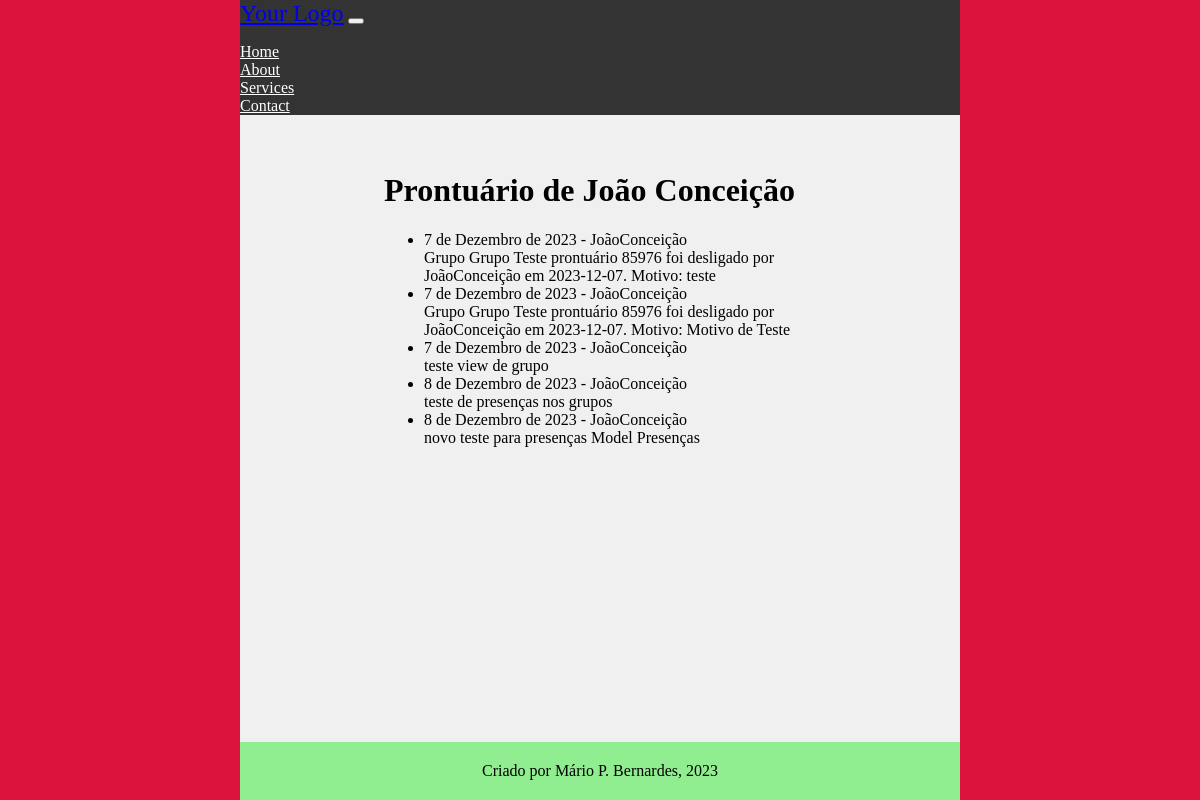
Page /main/prontuario/6549849/ (signed in) on the earlier database version.
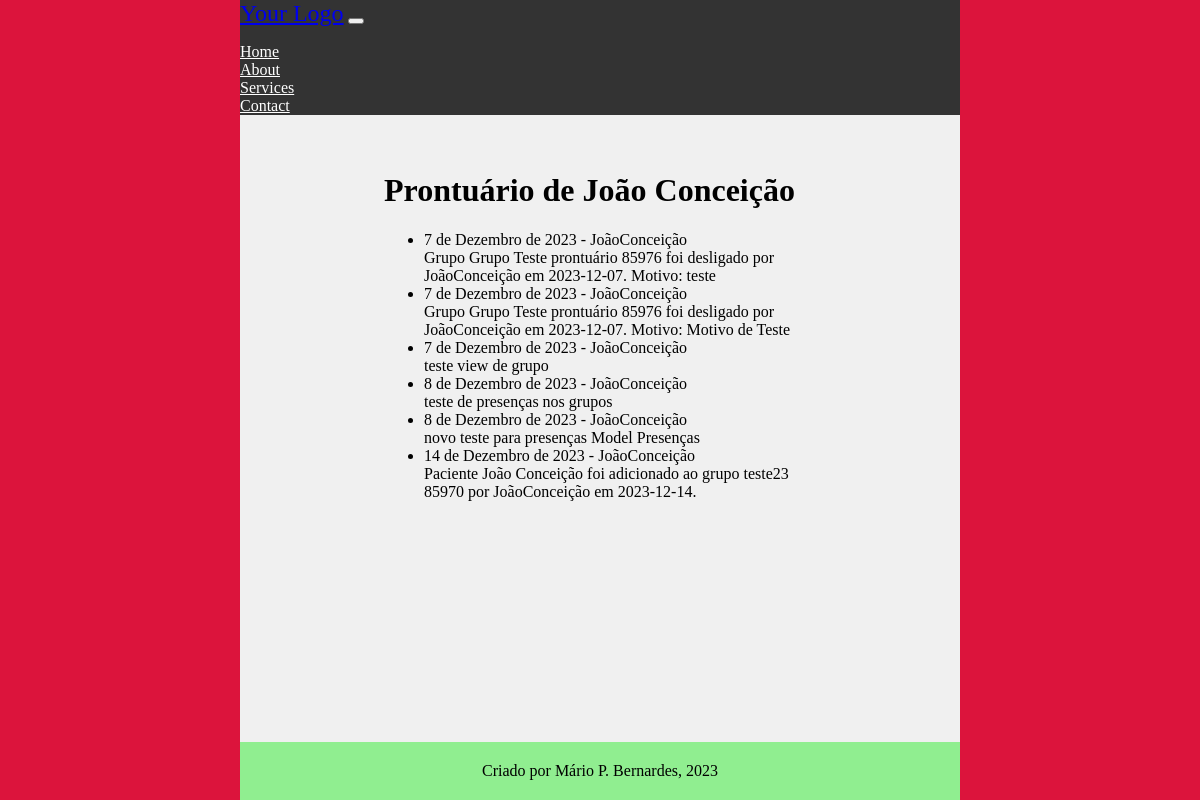
Same page on the later database version.
### main/models.py (models this page shows, shortened)
class Prontuarios(models.Model):
    numero = models.ForeignKey(
        'CadastroPacientes',
        on_delete=models.PROTECT,
        to_field='prontuario_numero',
        related_name='paciente',
        verbose_name='Nº de Prontuário'
    )
    autor = models.ForeignKey(
        'CadastroProfissionais',
        on_delete=models.PROTECT,
        to_field='nome',
        related_name='prontuarios',
        verbose_name='Terapeuta'
    )
    data_entrada = models.DateField(auto_now_add=True, editable=False, verbose_name='Data da Entrada')
    data_consulta = models.DateField(verbose_name='Data da Consulta', validators=[validate_date_past])
    entrada = models.TextField(verbose_name='Parecer', validators=[MinLengthValidator(limit_value=10)])
    objects = models.Manager()
    class Meta:
        verbose_name = 'Prontuário'
        verbose_name_plural = 'Prontuários'
        permissions = [
            ('add_entry', 'Adicionar entradas em prontuários (Terapeutas)')
        ]

class CadastroProfissionais(models.Model):
    nome = models.CharField(verbose_name='Nome', max_length=100,
                            unique=True, editable=True, validators=[validate_letters])
    conselho_codigo = models.CharField(verbose_name='CRP', max_length=5, unique=True,
                                       editable=True, validators=[validate_numbers])
    STATUS_POS_CHOICES = (
        (0, 'Nível 1 - Incompleto'),
        (1, 'Nível 1 - Completo'),
        (2, 'Nível 2 - Incompleto'),
        (3, 'Nível 2 - Completo'),
        (4, 'Nível 3 - Incompleto'),
        (5, 'Nível 3 - Completo'),
    )
    pos_grad_status = models.IntegerField(verbose_name='Status Pós', choices=STATUS_POS_CHOICES, default=0)
    unimed_codigo = models.CharField(verbose_name='Número cadastro Unimed', max_length=6,
                                     unique=True, editable=True, validators=[validate_numbers])
    email = models.EmailField(verbose_name='Email', editable=True)
    telefone_numero = models.CharField(verbose_name='Telefone', max_length=11,
                                       editable=True, validators=[validate_numbers])
    endereco_rua = models.CharField(verbose_name='Endereço', max_length=100)
    endereco_bairro = models.CharField(verbose_name='Bairro', max_length=50)
    endereco_numero = models.CharField(verbose_name='Número', max_length=7, validators=[validate_numbers])
    endereco_complemento = models.CharField(verbose_name='Complemento', max_length=100)
    cidade = models.CharField(verbose_name='Cidade', max_length=20, validators=[validate_letters,
                                                                                MinLengthValidator(limit_value=3)])
    cep_numero = models.CharField(verbose_name='CEP', max_length=8, validators=[validate_numbers,
                                                                                MinLengthValidator(limit_value=8)])
    nascimento_data = models.DateField(verbose_name='Data de Nascimento', help_text='dd/mm/aaaa',
                                       validators=[validate_date_past])
    cpf_numero = models.CharField(verbose_name='CPF', unique=True, validators=[validate_numbers], max_length=11)
    rg_numero = models.CharField(verbose_name='Número RG', max_length=12,
                                 validators=[MinLengthValidator(limit_value=6)])
    rg_emissor = models.CharField(verbose_name='Orgão Emissor RG', max_length=50)
    usuario_codigo = models.ForeignKey(
        CustomUser,
        related_name='Terapeutas',
        on_delete=models.PROTECT
    )
    objects = models.Manager()
    def __str__(self):
        return f'{self.nome}'
    class Meta:
        verbose_name = 'Terapeuta'
        verbose_name_plural = 'Terapeutas'
        permissions = [
            ('add_terapeuta', 'Adicionar novos Usuários (Administrativos)')
        ]

### main/views.py (the view)
@login_required(login_url="/main/login")
def list_entradas(request, prontuario_numero):
    current_user_terapeuta = request.user.Terapeutas.get()
    current_paciente = CadastroPacientes.objects.get(prontuario_numero=prontuario_numero)
    current_paciente_prontuario = Prontuarios.objects.filter(numero_id=prontuario_numero)
    context = {
        'current_user': current_user_terapeuta,
        'paciente': current_paciente,
        'prontuarios': current_paciente_prontuario,
    }
    return render(request, 'prontuario_pac.html', context)

### main/templates/prontuario_pac.html (shortened to what this page needs)
{% extends 'middleman1.html' %}
{% load bootstrap5 %}
{% load static %}
    {% block content %}
    <h1>Prontuário de {{ paciente.nome }} </h1>
    <ul>
        {% for prontuario in prontuarios %}
            <li>
                {{ prontuario.data_consulta }} - {{ prontuario.autor }} <br>
                {{ prontuario.entrada }}
            </li>
        {% empty %}
            <li>Nenhuma entrada encontrada neste prontuário.</li>
        {% endfor %}
    </ul>
    {% endblock %}

Differences in the rows shown:
added Prontuarios: data_consulta "14 de Dezembro de 2023", autor "JoãoConceição", entrada "Paciente João Conceição foi adicionado ao grupo teste23 85970 por JoãoConceição em 2023-12-14."
